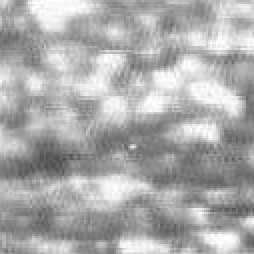
%> input picture data/1.bmp, 127 x 127 px (shown 2 times larger)
$ octave --eval "result = aadcddfunc(imread('../data/1.bmp'));"   (GNU Octave 9; MATLAB toolbox functions it lacks are replaced by stand-ins)
%> lines starting %> are read from the running program, lines starting %| are printed output that depends on the picture
% Small infrared target detection using absolute average difference weighted by cumulative directional derivatives
% 1 双框计算对比度（置零）
% 2 多尺度
function re = aadcddfunc(img)
%% the scale is 3
out3 = subfubc(img, 3);
%% the scale is 5
out5 = subfubc(img, 5);
%% the scale is 7
out7 = subfubc(img, 7);
%%  the scale is 9
out9 = subfubc(img, 9);
%%
out = cat(3, out3, out5, out7, out9);
re = max(out, [], 3);
if 0
    figure; imshow(out3, []);  title('scale 3x3');
    figure; surf(out3); title('scale 3x3');
    figure; imshow(out5, []);   title('scale 5x5');
    figure; surf(out5); title('scale 5x5');
    figure; imshow(out7, []);   title('scale 7x7');
    figure; surf(out7); title('scale 7x7');
    figure; imshow(out9, []);   title('scale 9x9');
    figure; surf(out9); title('scale 9x9');
    figure; imshow(re, []);
    figure; surf(re);
end
end
function re = subfubc(img, len)
%> called with len = 3
img = double(img);
lx = floor(len/2);
ly = floor(len/2);
opin = ones(len)/(len*len);
ain = imfilter(double(img), opin, 'symmetric');
opout = ones(19 , 19);
opout(10-ly:10+ly, 10-lx:10+lx) = 0;
opout = opout/sum(opout(:));
aout = imfilter(double(img), opout, 'symmetric');
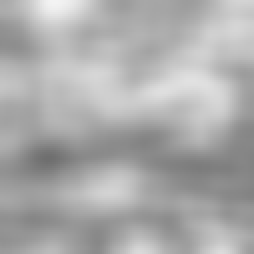
%> aout: size 127x127 double (shown 2 times larger); min 111.1, max 243.8, mean 171.4
D1 = (ain - aout ).^2.*(ain - aout >=0);
%%
op1 = zeros(len+2, len+2);
op2 = op1;
op3 = op1;
op4 = op1;
op1(ly+2, lx+2:end-1) = 1;
op1(ly+2, end) = -(lx+1);
op2(ly+2, 2:lx+2) = 1;
op2(ly+2, 1) = -(lx+1);
op3(ly+2:end-1, lx+2) = 1;
op3(end, lx+2) = -(ly+1);
op4(2:ly+2, lx+2) = 1;
op4(1, lx+2) = -(ly+1);

g1 = imfilter(img, op1, 'symmetric');
g1 = g1.*(g1>=0);
g2 = imfilter(img, op2, 'symmetric');
g2 = g2.*(g2>=0);
g3 = imfilter(img, op3, 'symmetric');
g3 = g3.*(g3>=0);
g4= imfilter(img, op4, 'symmetric');
g4 = g4.*(g4>=0);
temp =cat(3, g1, g2, g3, g4);
D2 = min(temp, [], 3);
re = D1.*D2;
end
%> call 3 of subfubc, with len = 7
%> in subfubc (call 3), `g2 = imfilter(img, op2, 'symmetric');`:
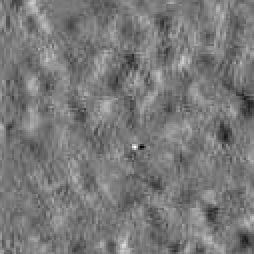
%> g2: size 127x127 double (shown 2 times larger); min -354, max 389, mean -0.8; drawn with min black and max white
%> in subfubc (call 3), `g3 = g3.*(g3>=0);`:
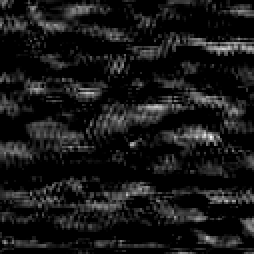
%> g3: size 127x127 double (shown 2 times larger); min 0, max 345, mean 32.1; drawn with min black and max white
%> in subfubc (call 3), `g4= imfilter(img, op4, 'symmetric');`:
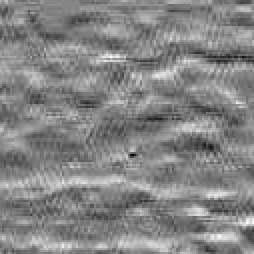
%> g4: size 127x127 double (shown 2 times larger); min -379, max 346, mean -0.5; drawn with min black and max white
%> in subfubc (call 3), `temp =cat(3, g1, g2, g3, g4);`:
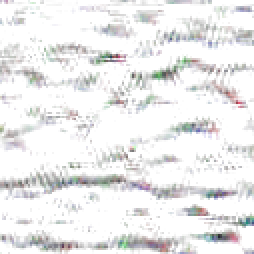
%> temp: size 127x127x4 double (shown 2 times larger); mean R, G, B, A 22.8, 22.2, 32.1, 31.4; transparent parts drawn white
%> in subfubc (call 3), `D2 = min(temp, [], 3);`:
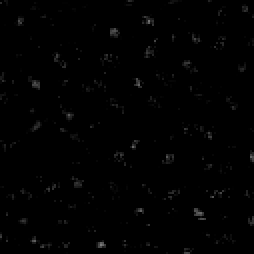
%> D2: size 127x127 double (shown 2 times larger); min 0, max 124, mean 1.6
%> call 4 of subfubc, with len = 9
%> in subfubc (call 4), `g1 = imfilter(img, op1, 'symmetric');`:
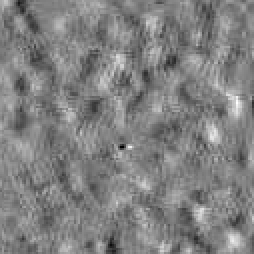
%> g1: size 127x127 double (shown 2 times larger); min -453, max 445, mean 1; drawn with min black and max white

$ run again, on data/10.bmp
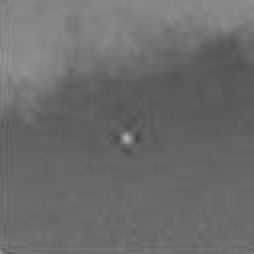
%> input picture data/10.bmp, 127 x 127 px (shown 2 times larger)
%> in subfubc, `temp =cat(3, g1, g2, g3, g4);`:
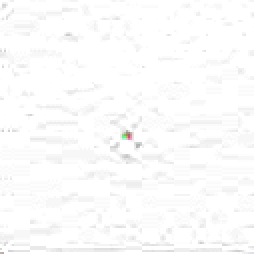
%> temp: size 127x127x4 double (shown 2 times larger); mean R, G, B, A 1.4, 1.2, 1.8, 1.2; transparent parts drawn white
%> in subfubc (call 3), `g3 = g3.*(g3>=0);`:
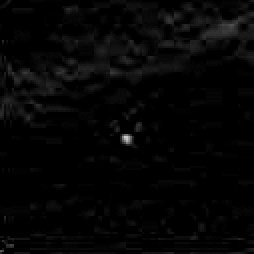
%> g3: size 127x127 double (shown 2 times larger); min 0, max 202, mean 5.2

$ run again, on data/11.bmp
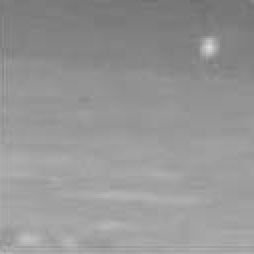
%> input picture data/11.bmp, 127 x 127 px (shown 2 times larger)
%> in subfubc (call 3), `g2 = imfilter(img, op2, 'symmetric');`:
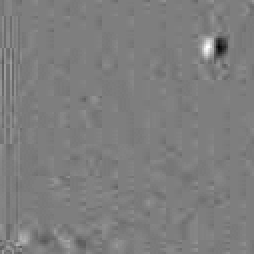
%> g2: size 127x127 double (shown 2 times larger); min -172, max 175, mean -0.4; drawn with min black and max white
%> in subfubc (call 3), `g4 = g4.*(g4>=0);`:
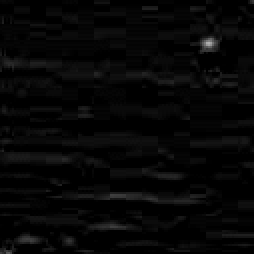
%> g4: size 127x127 double (shown 2 times larger); min 0, max 176, mean 6.5

$ run again, on data/12.bmp
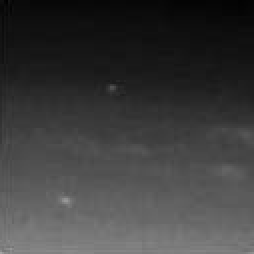
%> input picture data/12.bmp, 127 x 127 px (shown 2 times larger)
%> in subfubc (call 4), `g1 = imfilter(img, op1, 'symmetric');`:
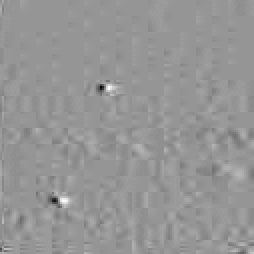
%> g1: size 127x127 double (shown 2 times larger); min -201, max 142, mean 0.6; drawn with min black and max white
